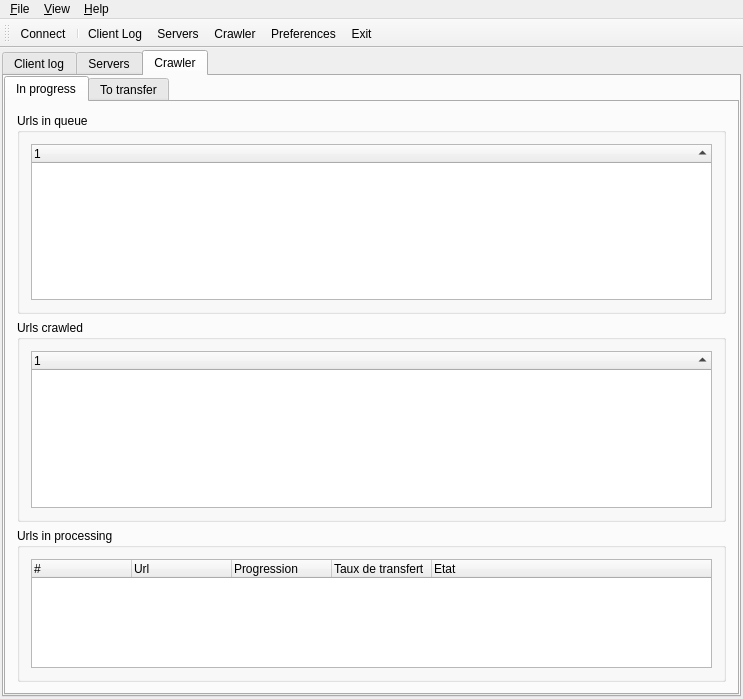
<?xml version="1.0" encoding="UTF-8"?>
<ui version="4.0">
 <author>ANNEHEIM Geoffrey</author>
 <class>MCClientMainWindow</class>
 <widget class="QMainWindow" name="MCClientMainWindow">
  <property name="geometry">
   <rect>
    <x>0</x>
    <y>0</y>
    <width>743</width>
    <height>699</height>
   </rect>
  </property>
  <property name="windowTitle">
   <string>ServerMainWindow</string>
  </property>
  <widget class="QWidget" name="centralWidget">
   <layout class="QVBoxLayout">
    <property name="spacing">
     <number>6</number>
    </property>
    <property name="margin">
     <number>2</number>
    </property>
    <item>
     <widget class="MyQTabWidget" name="tabWidgetForms">
      <property name="currentIndex">
       <number>2</number>
      </property>
      <widget class="QWidget" name="tabClientLog">
       <attribute name="title">
        <string>Client log</string>
       </attribute>
       <layout class="QVBoxLayout">
        <property name="margin">
         <number>0</number>
        </property>
        <item>
         <widget class="CLogTreeWidget" name="treeWidgetClientLog">
          <property name="autoScroll">
           <bool>false</bool>
          </property>
          <property name="editTriggers">
           <set>QAbstractItemView::NoEditTriggers</set>
          </property>
          <property name="selectionMode">
           <enum>QAbstractItemView::NoSelection</enum>
          </property>
          <property name="iconSize">
           <size>
            <width>16</width>
            <height>16</height>
           </size>
          </property>
          <property name="rootIsDecorated">
           <bool>false</bool>
          </property>
          <property name="itemsExpandable">
           <bool>false</bool>
          </property>
          <property name="allColumnsShowFocus">
           <bool>true</bool>
          </property>
          <property name="wordWrap">
           <bool>true</bool>
          </property>
          <property name="expandsOnDoubleClick">
           <bool>false</bool>
          </property>
          <column>
           <property name="text">
            <string notr="true">1</string>
           </property>
          </column>
         </widget>
        </item>
        <item>
         <layout class="QHBoxLayout">
          <item>
           <spacer>
            <property name="orientation">
             <enum>Qt::Horizontal</enum>
            </property>
            <property name="sizeHint" stdset="0">
             <size>
              <width>40</width>
              <height>20</height>
             </size>
            </property>
           </spacer>
          </item>
          <item>
           <widget class="QPushButton" name="buttonClientLogCopy">
            <property name="text">
             <string>Copy To Clipboard</string>
            </property>
           </widget>
          </item>
          <item>
           <widget class="QPushButton" name="buttonClientLogClear">
            <property name="text">
             <string>Clean</string>
            </property>
           </widget>
          </item>
         </layout>
        </item>
       </layout>
      </widget>
      <widget class="QWidget" name="tabServers">
       <attribute name="title">
        <string>Servers</string>
       </attribute>
       <layout class="QHBoxLayout">
        <property name="margin">
         <number>0</number>
        </property>
        <item>
         <widget class="MCServersTreeWidget" name="treeWidgetServers">
          <property name="autoScroll">
           <bool>false</bool>
          </property>
          <property name="editTriggers">
           <set>QAbstractItemView::NoEditTriggers</set>
          </property>
          <property name="selectionMode">
           <enum>QAbstractItemView::ExtendedSelection</enum>
          </property>
          <property name="iconSize">
           <size>
            <width>16</width>
            <height>16</height>
           </size>
          </property>
          <property name="rootIsDecorated">
           <bool>false</bool>
          </property>
          <property name="itemsExpandable">
           <bool>false</bool>
          </property>
          <property name="sortingEnabled">
           <bool>true</bool>
          </property>
          <property name="animated">
           <bool>true</bool>
          </property>
          <property name="allColumnsShowFocus">
           <bool>true</bool>
          </property>
          <property name="expandsOnDoubleClick">
           <bool>false</bool>
          </property>
          <attribute name="headerShowSortIndicator" stdset="0">
           <bool>true</bool>
          </attribute>
          <column>
           <property name="text">
            <string notr="true">1</string>
           </property>
          </column>
         </widget>
        </item>
        <item>
         <layout class="QVBoxLayout">
          <item>
           <widget class="QPushButton" name="buttonConnectDisconnect">
            <property name="text">
             <string>Connect</string>
            </property>
           </widget>
          </item>
          <item>
           <widget class="QGroupBox" name="groupBoxAddServer">
            <property name="sizePolicy">
             <sizepolicy hsizetype="Fixed" vsizetype="Preferred">
              <horstretch>0</horstretch>
              <verstretch>0</verstretch>
             </sizepolicy>
            </property>
            <property name="title">
             <string>Add a server</string>
            </property>
            <layout class="QVBoxLayout">
             <item>
              <layout class="QHBoxLayout">
               <item>
                <layout class="QVBoxLayout">
                 <item>
                  <widget class="QLabel" name="lblAddServerIP">
                   <property name="text">
                    <string>IP address :</string>
                   </property>
                   <property name="buddy">
                    <cstring>textAddServerIP</cstring>
                   </property>
                  </widget>
                 </item>
                 <item>
                  <widget class="QLineEdit" name="textAddServerIP">
                   <property name="sizePolicy">
                    <sizepolicy hsizetype="Fixed" vsizetype="Fixed">
                     <horstretch>0</horstretch>
                     <verstretch>0</verstretch>
                    </sizepolicy>
                   </property>
                   <property name="minimumSize">
                    <size>
                     <width>100</width>
                     <height>0</height>
                    </size>
                   </property>
                   <property name="maximumSize">
                    <size>
                     <width>100</width>
                     <height>16777215</height>
                    </size>
                   </property>
                   <property name="baseSize">
                    <size>
                     <width>0</width>
                     <height>0</height>
                    </size>
                   </property>
                  </widget>
                 </item>
                </layout>
               </item>
               <item>
                <spacer>
                 <property name="orientation">
                  <enum>Qt::Horizontal</enum>
                 </property>
                 <property name="sizeType">
                  <enum>QSizePolicy::Fixed</enum>
                 </property>
                 <property name="sizeHint" stdset="0">
                  <size>
                   <width>10</width>
                   <height>20</height>
                  </size>
                 </property>
                </spacer>
               </item>
               <item>
                <layout class="QVBoxLayout">
                 <item>
                  <widget class="QLabel" name="lblAddServerPort">
                   <property name="text">
                    <string>Port :</string>
                   </property>
                   <property name="buddy">
                    <cstring>spinBoxAddServerPort</cstring>
                   </property>
                  </widget>
                 </item>
                 <item>
                  <widget class="QSpinBox" name="spinBoxAddServerPort">
                   <property name="sizePolicy">
                    <sizepolicy hsizetype="Fixed" vsizetype="Fixed">
                     <horstretch>0</horstretch>
                     <verstretch>0</verstretch>
                    </sizepolicy>
                   </property>
                   <property name="minimumSize">
                    <size>
                     <width>60</width>
                     <height>0</height>
                    </size>
                   </property>
                   <property name="minimum">
                    <number>1</number>
                   </property>
                   <property name="maximum">
                    <number>65535</number>
                   </property>
                   <property name="value">
                    <number>8080</number>
                   </property>
                  </widget>
                 </item>
                </layout>
               </item>
              </layout>
             </item>
             <item>
              <widget class="QLabel" name="lblAddServerName">
               <property name="text">
                <string>Name :</string>
               </property>
               <property name="buddy">
                <cstring>textAddServerIP</cstring>
               </property>
              </widget>
             </item>
             <item>
              <widget class="QLineEdit" name="textAddServerName">
               <property name="maxLength">
                <number>64</number>
               </property>
              </widget>
             </item>
             <item>
              <layout class="QHBoxLayout">
               <item>
                <spacer>
                 <property name="orientation">
                  <enum>Qt::Horizontal</enum>
                 </property>
                 <property name="sizeHint" stdset="0">
                  <size>
                   <width>58</width>
                   <height>13</height>
                  </size>
                 </property>
                </spacer>
               </item>
               <item>
                <widget class="QPushButton" name="buttonAddServer">
                 <property name="text">
                  <string>Add</string>
                 </property>
                </widget>
               </item>
              </layout>
             </item>
            </layout>
           </widget>
          </item>
          <item>
           <spacer>
            <property name="orientation">
             <enum>Qt::Vertical</enum>
            </property>
            <property name="sizeHint" stdset="0">
             <size>
              <width>20</width>
              <height>40</height>
             </size>
            </property>
           </spacer>
          </item>
         </layout>
        </item>
       </layout>
      </widget>
      <widget class="QWidget" name="tabCrawler">
       <attribute name="title">
        <string>Crawler</string>
       </attribute>
       <layout class="QVBoxLayout">
        <property name="spacing">
         <number>0</number>
        </property>
        <property name="margin">
         <number>0</number>
        </property>
        <item>
         <widget class="QTabWidget" name="tabCrawlerExtended">
          <property name="currentIndex">
           <number>0</number>
          </property>
          <widget class="QWidget" name="tabCrawlerInProgress">
           <attribute name="title">
            <string>In progress</string>
           </attribute>
           <layout class="QVBoxLayout" name="verticalLayout_2">
            <item>
             <widget class="QGroupBox" name="groupBoxCrawlerUrlsInQueue">
              <property name="sizePolicy">
               <sizepolicy hsizetype="Preferred" vsizetype="Preferred">
                <horstretch>0</horstretch>
                <verstretch>0</verstretch>
               </sizepolicy>
              </property>
              <property name="title">
               <string>Urls in queue</string>
              </property>
              <layout class="QVBoxLayout">
               <item>
                <widget class="MCUrlsInQueueTreeWidget" name="treeWidgetCrawlerUrlsInQueue">
                 <property name="autoScroll">
                  <bool>false</bool>
                 </property>
                 <property name="editTriggers">
                  <set>QAbstractItemView::NoEditTriggers</set>
                 </property>
                 <property name="selectionMode">
                  <enum>QAbstractItemView::NoSelection</enum>
                 </property>
                 <property name="rootIsDecorated">
                  <bool>false</bool>
                 </property>
                 <property name="itemsExpandable">
                  <bool>false</bool>
                 </property>
                 <property name="sortingEnabled">
                  <bool>true</bool>
                 </property>
                 <property name="animated">
                  <bool>true</bool>
                 </property>
                 <property name="allColumnsShowFocus">
                  <bool>true</bool>
                 </property>
                 <property name="expandsOnDoubleClick">
                  <bool>false</bool>
                 </property>
                 <column>
                  <property name="text">
                   <string notr="true">1</string>
                  </property>
                 </column>
                </widget>
               </item>
              </layout>
             </widget>
            </item>
            <item>
             <widget class="QGroupBox" name="groupBoxCrawlerUrlsCrawled">
              <property name="title">
               <string>Urls crawled</string>
              </property>
              <layout class="QVBoxLayout" name="verticalLayout">
               <item>
                <widget class="MCUrlsCrawledTreeWidget" name="treeWidgetCrawlerUrlsCrawled">
                 <property name="autoScroll">
                  <bool>false</bool>
                 </property>
                 <property name="editTriggers">
                  <set>QAbstractItemView::DoubleClicked</set>
                 </property>
                 <property name="selectionMode">
                  <enum>QAbstractItemView::SingleSelection</enum>
                 </property>
                 <property name="rootIsDecorated">
                  <bool>false</bool>
                 </property>
                 <property name="itemsExpandable">
                  <bool>false</bool>
                 </property>
                 <property name="sortingEnabled">
                  <bool>true</bool>
                 </property>
                 <property name="animated">
                  <bool>true</bool>
                 </property>
                 <property name="allColumnsShowFocus">
                  <bool>true</bool>
                 </property>
                 <property name="expandsOnDoubleClick">
                  <bool>false</bool>
                 </property>
                 <column>
                  <property name="text">
                   <string notr="true">1</string>
                  </property>
                 </column>
                </widget>
               </item>
              </layout>
             </widget>
            </item>
            <item>
             <widget class="QGroupBox" name="groupBoxCrawlerUrlsInProcessing">
              <property name="maximumSize">
               <size>
                <width>16777215</width>
                <height>190</height>
               </size>
              </property>
              <property name="title">
               <string>Urls in processing</string>
              </property>
              <layout class="QVBoxLayout">
               <item>
                <widget class="TreeWidgetThreadsInfos" name="treeWidgetThreadsInfos">
                 <property name="sizeIncrement">
                  <size>
                   <width>0</width>
                   <height>0</height>
                  </size>
                 </property>
                 <property name="styleSheet">
                  <string notr="true"/>
                 </property>
                 <property name="autoScroll">
                  <bool>false</bool>
                 </property>
                 <property name="editTriggers">
                  <set>QAbstractItemView::NoEditTriggers</set>
                 </property>
                 <property name="showDropIndicator" stdset="0">
                  <bool>false</bool>
                 </property>
                 <property name="selectionMode">
                  <enum>QAbstractItemView::NoSelection</enum>
                 </property>
                 <property name="autoExpandDelay">
                  <number>-1</number>
                 </property>
                 <property name="indentation">
                  <number>20</number>
                 </property>
                 <property name="rootIsDecorated">
                  <bool>false</bool>
                 </property>
                 <property name="uniformRowHeights">
                  <bool>true</bool>
                 </property>
                 <property name="itemsExpandable">
                  <bool>false</bool>
                 </property>
                 <property name="allColumnsShowFocus">
                  <bool>true</bool>
                 </property>
                 <property name="wordWrap">
                  <bool>false</bool>
                 </property>
                 <property name="expandsOnDoubleClick">
                  <bool>false</bool>
                 </property>
                 <property name="columnCount">
                  <number>5</number>
                 </property>
                 <column>
                  <property name="text">
                   <string>#</string>
                  </property>
                 </column>
                 <column>
                  <property name="text">
                   <string>Url</string>
                  </property>
                 </column>
                 <column>
                  <property name="text">
                   <string>Progression</string>
                  </property>
                 </column>
                 <column>
                  <property name="text">
                   <string>Taux de transfert</string>
                  </property>
                 </column>
                 <column>
                  <property name="text">
                   <string>Etat</string>
                  </property>
                 </column>
                </widget>
               </item>
              </layout>
             </widget>
            </item>
           </layout>
          </widget>
          <widget class="QWidget" name="tabCrawlerToTransfer">
           <attribute name="title">
            <string>To transfer</string>
           </attribute>
           <layout class="QVBoxLayout" name="verticalLayout_4">
            <item>
             <widget class="QGroupBox" name="groupBoxCrawlerUrlsNeighbor">
              <property name="sizePolicy">
               <sizepolicy hsizetype="Preferred" vsizetype="Preferred">
                <horstretch>0</horstretch>
                <verstretch>0</verstretch>
               </sizepolicy>
              </property>
              <property name="title">
               <string>Neighbor Urls</string>
              </property>
              <layout class="QVBoxLayout" name="_2">
               <item>
                <widget class="MCUrlsNeighborTreeWidget" name="treeWidgetCrawlerUrlsNeighbor">
                 <property name="autoScroll">
                  <bool>false</bool>
                 </property>
                 <property name="editTriggers">
                  <set>QAbstractItemView::NoEditTriggers</set>
                 </property>
                 <property name="showDropIndicator" stdset="0">
                  <bool>false</bool>
                 </property>
                 <property name="selectionMode">
                  <enum>QAbstractItemView::NoSelection</enum>
                 </property>
                 <property name="rootIsDecorated">
                  <bool>false</bool>
                 </property>
                 <property name="itemsExpandable">
                  <bool>false</bool>
                 </property>
                 <property name="sortingEnabled">
                  <bool>true</bool>
                 </property>
                 <property name="animated">
                  <bool>true</bool>
                 </property>
                 <property name="allColumnsShowFocus">
                  <bool>true</bool>
                 </property>
                 <property name="expandsOnDoubleClick">
                  <bool>false</bool>
                 </property>
                 <column>
                  <property name="text">
                   <string notr="true">1</string>
                  </property>
                 </column>
                </widget>
               </item>
              </layout>
             </widget>
            </item>
            <item>
             <widget class="QGroupBox" name="groupBoxCrawlerUrlsToTransfer">
              <property name="title">
               <string>Urls to transfer</string>
              </property>
              <layout class="QVBoxLayout" name="verticalLayout_3">
               <item>
                <widget class="MCUrlsToTransferTreeWidget" name="treeWidgetCrawlerUrlsToTransfer">
                 <property name="autoScroll">
                  <bool>false</bool>
                 </property>
                 <property name="editTriggers">
                  <set>QAbstractItemView::NoEditTriggers</set>
                 </property>
                 <property name="selectionMode">
                  <enum>QAbstractItemView::NoSelection</enum>
                 </property>
                 <property name="rootIsDecorated">
                  <bool>false</bool>
                 </property>
                 <property name="itemsExpandable">
                  <bool>false</bool>
                 </property>
                 <property name="sortingEnabled">
                  <bool>true</bool>
                 </property>
                 <property name="animated">
                  <bool>true</bool>
                 </property>
                 <property name="allColumnsShowFocus">
                  <bool>true</bool>
                 </property>
                 <property name="expandsOnDoubleClick">
                  <bool>false</bool>
                 </property>
                 <column>
                  <property name="text">
                   <string notr="true">1</string>
                  </property>
                 </column>
                </widget>
               </item>
              </layout>
             </widget>
            </item>
           </layout>
          </widget>
         </widget>
        </item>
       </layout>
      </widget>
     </widget>
    </item>
   </layout>
  </widget>
  <widget class="QMenuBar" name="menuBar">
   <property name="geometry">
    <rect>
     <x>0</x>
     <y>0</y>
     <width>743</width>
     <height>21</height>
    </rect>
   </property>
   <widget class="QMenu" name="menuFile">
    <property name="title">
     <string>&amp;File</string>
    </property>
    <addaction name="doFilePreferences"/>
    <addaction name="separator"/>
    <addaction name="doFileExit"/>
   </widget>
   <widget class="QMenu" name="menuView">
    <property name="title">
     <string>&amp;View</string>
    </property>
    <widget class="QMenu" name="menuViewToolBars">
     <property name="title">
      <string>Toolbars</string>
     </property>
    </widget>
    <addaction name="menuViewToolBars"/>
    <addaction name="doViewStatusBar"/>
   </widget>
   <widget class="QMenu" name="menuHelp">
    <property name="title">
     <string>&amp;Help</string>
    </property>
    <addaction name="doHelpAbout"/>
    <addaction name="doHelpAboutQt"/>
   </widget>
   <addaction name="menuFile"/>
   <addaction name="menuView"/>
   <addaction name="menuHelp"/>
  </widget>
  <widget class="QToolBar" name="mainToolBar">
   <property name="sizePolicy">
    <sizepolicy hsizetype="Expanding" vsizetype="Preferred">
     <horstretch>0</horstretch>
     <verstretch>0</verstretch>
    </sizepolicy>
   </property>
   <property name="windowTitle">
    <string>Main menu</string>
   </property>
   <property name="iconSize">
    <size>
     <width>64</width>
     <height>64</height>
    </size>
   </property>
   <property name="toolButtonStyle">
    <enum>Qt::ToolButtonTextUnderIcon</enum>
   </property>
   <property name="floatable">
    <bool>false</bool>
   </property>
   <attribute name="toolBarArea">
    <enum>TopToolBarArea</enum>
   </attribute>
   <attribute name="toolBarBreak">
    <bool>false</bool>
   </attribute>
   <addaction name="doMainToolBarConnectDisconnect"/>
   <addaction name="separator"/>
   <addaction name="doMainToolBarClientLog"/>
   <addaction name="doMainToolBarServers"/>
   <addaction name="doMainToolBarCrawler"/>
   <addaction name="doMainToolBarPreferences"/>
   <addaction name="doMainToolBarExit"/>
  </widget>
  <action name="doMainToolBarExit">
   <property name="icon">
    <iconset resource="../Shared/shared.qrc">
     <normaloff>:/MainToolBar/ExitIcon</normaloff>:/MainToolBar/ExitIcon</iconset>
   </property>
   <property name="text">
    <string>Exit</string>
   </property>
   <property name="toolTip">
    <string>Exit the application</string>
   </property>
  </action>
  <action name="doMainToolBarPreferences">
   <property name="icon">
    <iconset resource="../Shared/shared.qrc">
     <normaloff>:/MainToolBar/PreferencesIcon</normaloff>:/MainToolBar/PreferencesIcon</iconset>
   </property>
   <property name="text">
    <string>Preferences</string>
   </property>
   <property name="iconText">
    <string>Preferences</string>
   </property>
   <property name="toolTip">
    <string>Preferences dialog</string>
   </property>
   <property name="menuRole">
    <enum>QAction::PreferencesRole</enum>
   </property>
  </action>
  <action name="doFileExit">
   <property name="icon">
    <iconset resource="../Shared/shared.qrc">
     <normaloff>:/Menu/ExitIcon</normaloff>:/Menu/ExitIcon</iconset>
   </property>
   <property name="text">
    <string>Exit</string>
   </property>
   <property name="toolTip">
    <string>Exit application</string>
   </property>
   <property name="shortcut">
    <string>Ctrl+Q</string>
   </property>
   <property name="menuRole">
    <enum>QAction::QuitRole</enum>
   </property>
  </action>
  <action name="doViewStatusBar">
   <property name="checkable">
    <bool>true</bool>
   </property>
   <property name="checked">
    <bool>true</bool>
   </property>
   <property name="text">
    <string>Status bar</string>
   </property>
  </action>
  <action name="doHelpAbout">
   <property name="text">
    <string>About</string>
   </property>
   <property name="menuRole">
    <enum>QAction::AboutRole</enum>
   </property>
  </action>
  <action name="doHelpAboutQt">
   <property name="icon">
    <iconset resource="../Shared/shared.qrc">
     <normaloff>:/Menu/AboutQtIcon</normaloff>:/Menu/AboutQtIcon</iconset>
   </property>
   <property name="text">
    <string>About Qt</string>
   </property>
   <property name="menuRole">
    <enum>QAction::AboutQtRole</enum>
   </property>
  </action>
  <action name="doFilePreferences">
   <property name="icon">
    <iconset resource="../Shared/shared.qrc">
     <normaloff>:/Menu/PreferencesIcon</normaloff>:/Menu/PreferencesIcon</iconset>
   </property>
   <property name="text">
    <string>Preferences</string>
   </property>
   <property name="shortcut">
    <string>Ctrl+P</string>
   </property>
   <property name="menuRole">
    <enum>QAction::PreferencesRole</enum>
   </property>
  </action>
  <action name="doMainToolBarClientLog">
   <property name="checkable">
    <bool>true</bool>
   </property>
   <property name="icon">
    <iconset resource="../Shared/shared.qrc">
     <normaloff>:/MainToolBar/LogIcon</normaloff>:/MainToolBar/LogIcon</iconset>
   </property>
   <property name="text">
    <string>Client Log</string>
   </property>
   <property name="toolTip">
    <string>Show client log</string>
   </property>
   <property name="FormIndex" stdset="0">
    <number>0</number>
   </property>
  </action>
  <action name="doMainToolBarServers">
   <property name="checkable">
    <bool>true</bool>
   </property>
   <property name="icon">
    <iconset resource="resources.qrc">
     <normaloff>:/MainToolBar/ServersIcon</normaloff>
     <normalon>:/MainToolBar/ServerUnconnectedIcon</normalon>:/MainToolBar/ServersIcon</iconset>
   </property>
   <property name="text">
    <string>Servers</string>
   </property>
   <property name="toolTip">
    <string>Servers list</string>
   </property>
   <property name="FormIndex" stdset="0">
    <number>1</number>
   </property>
  </action>
  <action name="doMainToolBarConnectDisconnect">
   <property name="icon">
    <iconset resource="../Shared/shared.qrc">
     <normaloff>:/MainToolBar/UnconnectedIcon</normaloff>
     <normalon>:/MainToolBar/ConnectedIcon</normalon>:/MainToolBar/UnconnectedIcon</iconset>
   </property>
   <property name="text">
    <string>Connect</string>
   </property>
   <property name="toolTip">
    <string>Connect / Disconnect</string>
   </property>
  </action>
  <action name="doMainToolBarCrawler">
   <property name="checkable">
    <bool>true</bool>
   </property>
   <property name="icon">
    <iconset resource="resources.qrc">
     <normaloff>:/MainToolBar/CrawlerIcon</normaloff>:/MainToolBar/CrawlerIcon</iconset>
   </property>
   <property name="text">
    <string>Crawler</string>
   </property>
   <property name="toolTip">
    <string>Crawler</string>
   </property>
   <property name="FormIndex" stdset="0">
    <number>2</number>
   </property>
  </action>
 </widget>
 <layoutdefault spacing="6" margin="11"/>
 <customwidgets>
  <customwidget>
   <class>MyQTabWidget</class>
   <extends>QTabWidget</extends>
   <header>../Components/Widgets/MyQTabWidget.h</header>
   <container>1</container>
  </customwidget>
  <customwidget>
   <class>CLogTreeWidget</class>
   <extends>QTreeWidget</extends>
   <header>../Components/Widgets/LogTreeWidget.h</header>
   <slots>
    <slot>copyToClipboard()</slot>
   </slots>
  </customwidget>
  <customwidget>
   <class>MCServersTreeWidget</class>
   <extends>QTreeWidget</extends>
   <header>ServersTreeWidget.h</header>
  </customwidget>
  <customwidget>
   <class>TreeWidgetThreadsInfos</class>
   <extends>QTreeWidget</extends>
   <header>TreeWidgetThreadsInfos.h</header>
  </customwidget>
  <customwidget>
   <class>MCUrlsInQueueTreeWidget</class>
   <extends>QTreeWidget</extends>
   <header>../Shared/UrlsInQueueTreeWidget.h</header>
  </customwidget>
  <customwidget>
   <class>MCUrlsCrawledTreeWidget</class>
   <extends>QTreeWidget</extends>
   <header>../Shared/UrlsCrawledTreeWidget.h</header>
  </customwidget>
  <customwidget>
   <class>MCUrlsNeighborTreeWidget</class>
   <extends>QTreeWidget</extends>
   <header>UrlsNeighborTreeWidget.h</header>
  </customwidget>
  <customwidget>
   <class>MCUrlsToTransferTreeWidget</class>
   <extends>QTreeWidget</extends>
   <header>UrlsToTransferTreeWidget.h</header>
  </customwidget>
 </customwidgets>
 <resources>
  <include location="resources.qrc"/>
  <include location="../Shared/shared.qrc"/>
 </resources>
 <connections>
  <connection>
   <sender>doMainToolBarExit</sender>
   <signal>triggered()</signal>
   <receiver>MCClientMainWindow</receiver>
   <slot>close()</slot>
   <hints>
    <hint type="sourcelabel">
     <x>-1</x>
     <y>-1</y>
    </hint>
    <hint type="destinationlabel">
     <x>265</x>
     <y>238</y>
    </hint>
   </hints>
  </connection>
  <connection>
   <sender>doFileExit</sender>
   <signal>triggered()</signal>
   <receiver>MCClientMainWindow</receiver>
   <slot>close()</slot>
   <hints>
    <hint type="sourcelabel">
     <x>-1</x>
     <y>-1</y>
    </hint>
    <hint type="destinationlabel">
     <x>265</x>
     <y>238</y>
    </hint>
   </hints>
  </connection>
  <connection>
   <sender>buttonConnectDisconnect</sender>
   <signal>clicked()</signal>
   <receiver>doMainToolBarConnectDisconnect</receiver>
   <slot>trigger()</slot>
   <hints>
    <hint type="sourcelabel">
     <x>451</x>
     <y>159</y>
    </hint>
    <hint type="destinationlabel">
     <x>-1</x>
     <y>-1</y>
    </hint>
   </hints>
  </connection>
  <connection>
   <sender>buttonClientLogClear</sender>
   <signal>clicked()</signal>
   <receiver>treeWidgetClientLog</receiver>
   <slot>clear()</slot>
   <hints>
    <hint type="sourcelabel">
     <x>511</x>
     <y>461</y>
    </hint>
    <hint type="destinationlabel">
     <x>489</x>
     <y>402</y>
    </hint>
   </hints>
  </connection>
  <connection>
   <sender>buttonClientLogCopy</sender>
   <signal>clicked()</signal>
   <receiver>treeWidgetClientLog</receiver>
   <slot>copyToClipboard()</slot>
   <hints>
    <hint type="sourcelabel">
     <x>420</x>
     <y>463</y>
    </hint>
    <hint type="destinationlabel">
     <x>395</x>
     <y>363</y>
    </hint>
   </hints>
  </connection>
 </connections>
 <designerdata>
  <property name="gridDeltaX">
   <number>10</number>
  </property>
  <property name="gridDeltaY">
   <number>10</number>
  </property>
  <property name="gridSnapX">
   <bool>true</bool>
  </property>
  <property name="gridSnapY">
   <bool>true</bool>
  </property>
  <property name="gridVisible">
   <bool>true</bool>
  </property>
 </designerdata>
</ui>
